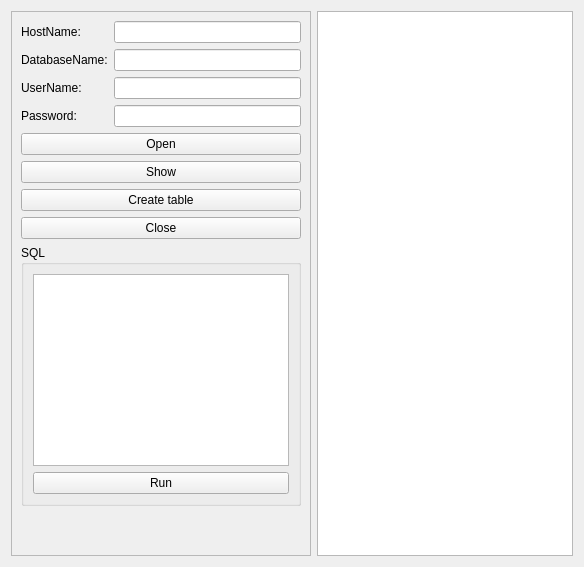
<?xml version="1.0" encoding="UTF-8"?>
<ui version="4.0">
 <class>MainBox</class>
 <widget class="QWidget" name="MainBox">
  <layout class="QHBoxLayout" name="horizontalLayout">
   <item>
    <widget class="QFrame" name="frame">
     <property name="sizePolicy">
      <sizepolicy hsizetype="Fixed" vsizetype="Preferred">
       <horstretch>0</horstretch>
       <verstretch>0</verstretch>
      </sizepolicy>
     </property>
     <property name="frameShape">
      <enum>QFrame::StyledPanel</enum>
     </property>
     <property name="frameShadow">
      <enum>QFrame::Raised</enum>
     </property>
     <layout class="QVBoxLayout" name="verticalLayout">
      <item>
       <layout class="QGridLayout" name="gridLayout">
        <item row="2" column="0">
         <widget class="QLabel" name="label_3">
          <property name="text">
           <string>UserName:</string>
          </property>
         </widget>
        </item>
        <item row="0" column="0">
         <widget class="QLabel" name="label">
          <property name="text">
           <string>HostName:</string>
          </property>
         </widget>
        </item>
        <item row="0" column="1">
         <widget class="QLineEdit" name="le_HostName"/>
        </item>
        <item row="1" column="0">
         <widget class="QLabel" name="label_2">
          <property name="text">
           <string>DatabaseName:</string>
          </property>
         </widget>
        </item>
        <item row="1" column="1">
         <widget class="QLineEdit" name="le_DatabaseName"/>
        </item>
        <item row="3" column="0">
         <widget class="QLabel" name="label_4">
          <property name="text">
           <string>Password:</string>
          </property>
         </widget>
        </item>
        <item row="2" column="1">
         <widget class="QLineEdit" name="le_UserName"/>
        </item>
        <item row="3" column="1">
         <widget class="QLineEdit" name="le_Password"/>
        </item>
       </layout>
      </item>
      <item>
       <widget class="QPushButton" name="btn_open">
        <property name="text">
         <string>Open</string>
        </property>
       </widget>
      </item>
      <item>
       <widget class="QPushButton" name="btn_show">
        <property name="text">
         <string>Show</string>
        </property>
       </widget>
      </item>
      <item>
       <widget class="QPushButton" name="btn_create_table">
        <property name="text">
         <string>Create table</string>
        </property>
       </widget>
      </item>
      <item>
       <widget class="QPushButton" name="btn_close">
        <property name="text">
         <string>Close</string>
        </property>
       </widget>
      </item>
      <item>
       <widget class="QGroupBox" name="groupBox">
        <property name="title">
         <string>SQL</string>
        </property>
        <layout class="QVBoxLayout" name="verticalLayout_2">
         <item>
          <widget class="QTextEdit" name="te_sql_query"/>
         </item>
         <item>
          <widget class="QPushButton" name="btn_run_sql">
           <property name="text">
            <string>Run</string>
           </property>
          </widget>
         </item>
        </layout>
       </widget>
      </item>
      <item>
       <spacer name="verticalSpacer">
        <property name="orientation">
         <enum>Qt::Vertical</enum>
        </property>
        <property name="sizeHint" stdset="0">
         <size>
          <width>20</width>
          <height>40</height>
         </size>
        </property>
       </spacer>
      </item>
     </layout>
    </widget>
   </item>
   <item>
    <widget class="QTableView" name="tableView"/>
   </item>
  </layout>
 </widget>
 <tabstops>
  <tabstop>le_HostName</tabstop>
  <tabstop>le_DatabaseName</tabstop>
  <tabstop>le_UserName</tabstop>
  <tabstop>le_Password</tabstop>
  <tabstop>btn_open</tabstop>
  <tabstop>btn_show</tabstop>
  <tabstop>btn_create_table</tabstop>
  <tabstop>btn_close</tabstop>
  <tabstop>te_sql_query</tabstop>
  <tabstop>btn_run_sql</tabstop>
  <tabstop>tableView</tabstop>
 </tabstops>
 <resources/>
 <connections/>
</ui>
